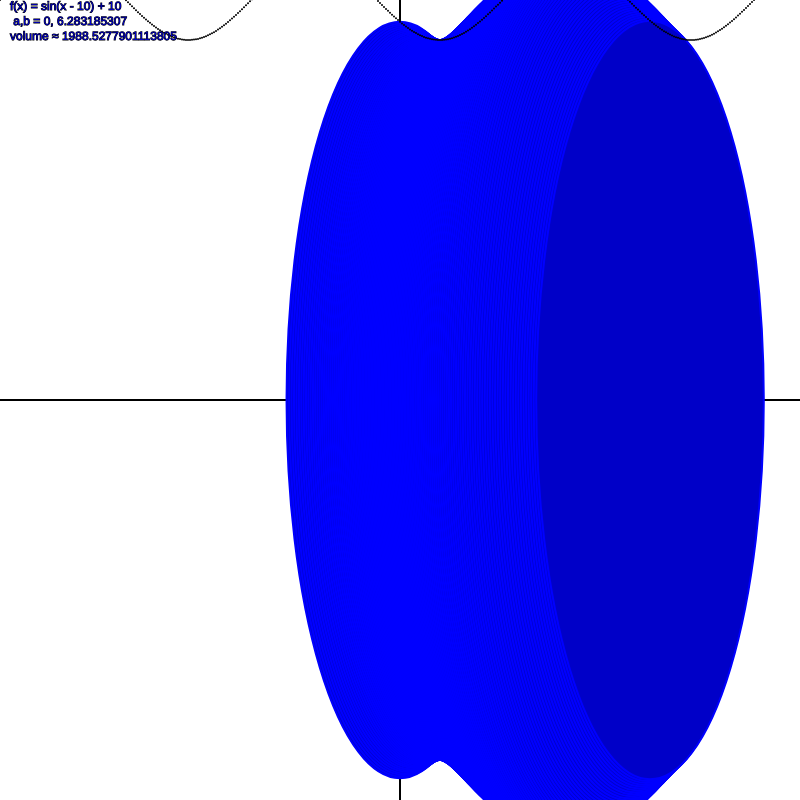
Frame 1 (no input)
Frame 60 (no input): identical to frame 1, image omitted
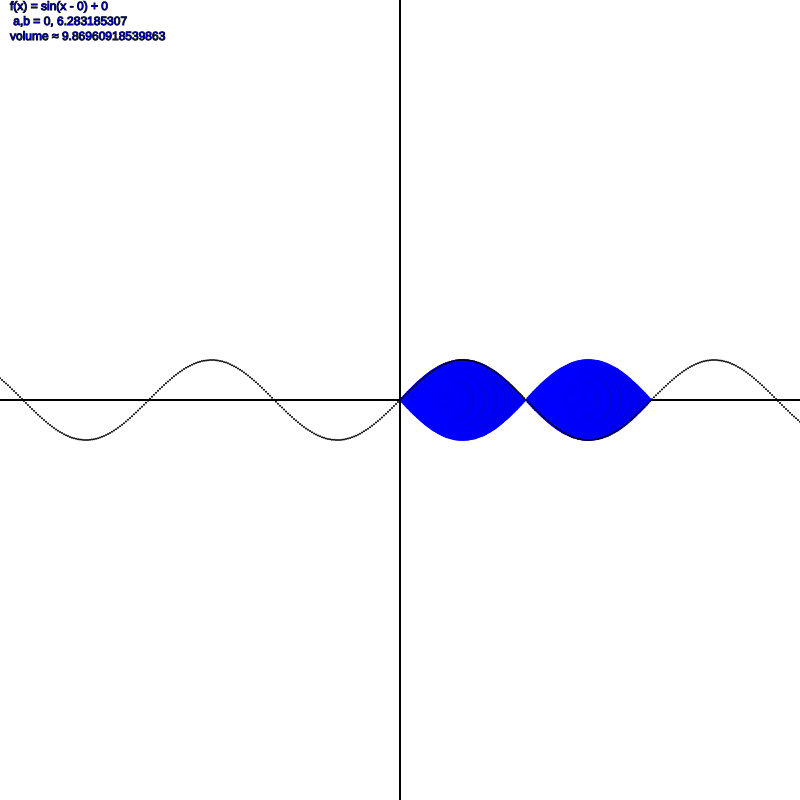
Frame 120 (the mouse pressed at the canvas centre since frame 60)

The p5.js sketch that drew these frames (run headless with seeded random() and noise() and a simulated clock; from frame 60 on, the mouse is pressed at the canvas centre):

// p5.js sketch
// ── sketch.js
//Written by Inle Bush
let height = 800;
let width = 800;
let unit = 40;
let centerX = width/2;
let centerY = height/2;
let increment = 0.05;
let a = 0;
let b = 2* 3.1415926535;
let ang = 0.3;

function setup() {
    createCanvas(height, width);
    strokeWeight(2);
}

function f(x, mX, mY) {
    x -= (mX - centerX) / unit
    return sin(x) - (mY - centerY)/ unit
}

function draw() {
    background(255);
    translate(centerX, centerY);
    noFill();

    line(-width, 0, width, 0);
    line(0, -height, 0, height);

    mX = mouseX;
    mY = mouseY;

    fill(0,0,200);
    stroke('blue')
    volume = 0;
    for (let x = a; x < b; x += increment) {
        h = 2 * unit * f(x, mX, mY)
        ellipse(unit * x, 0, ang * h, h)
        volume += PI * (h / 2 / unit) ** 2;
    }
    volume *= increment;

    stroke('black');
    for (let x = -width; x < width; x += increment) {
        ptX = unit * x;
        ptY = unit * f(x, mX, mY);
        point(ptX, - ptY);
    }
    strokeWeight(1);
    text(`f(x) = sin(x - ${(centerX - mX) / unit}) + ${ - (mY - centerY)/ unit} \n a,b = ${a}, ${b}\nvolume ≈ ${volume}`, -centerX + 10, -centerY + 10)
    strokeWeight(2);
}
